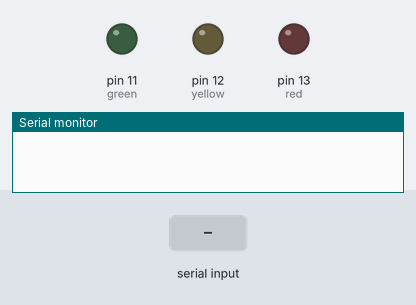
The sketch below on a simulated Arduino Uno, built with avr-gcc and run on an emulated ATmega328P. On the bench: output pins drawn as LEDs (lit = HIGH), the last lines printed to the serial monitor. Dashed ring = blinking. Inputs (shaded band) come from the test bench.

Above: at 1.2 s.
1.3 s: "S" received over Serial
At 1.7 s:
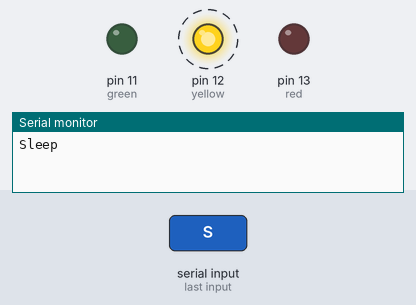
4.3 s: "N" received over Serial
At 4.9 s:
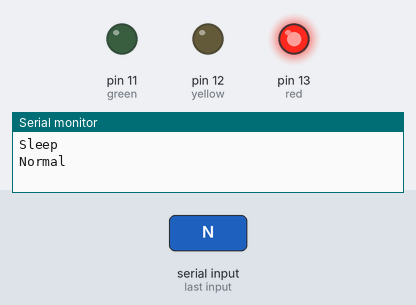
5.8 s: "G" received over Serial
At 9.1 s:
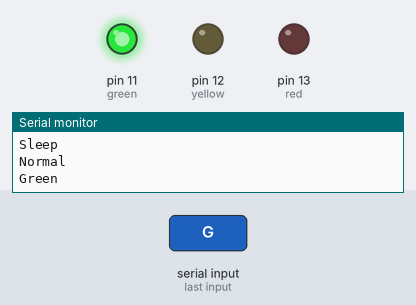
Timing chart, 0 to 10.6 s (numbered marks = the images above; inputs shaded):
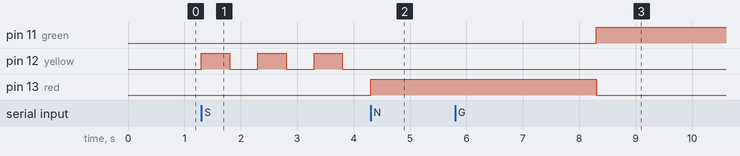

Measured:
- after the input at 1.3 s, pin 12 (yellow): alternates HIGH for 0.50 s and LOW for 0.50 s, starting at once
- after the input at 4.3 s, pin 12 (yellow): stays LOW (without the input it goes to HIGH after 0.00 s); pin 13 (red): LOW → HIGH at once
- after the input at 5.8 s, pin 11 (green): LOW → HIGH after 2.5 s instead of 4.0 s; pin 12 (yellow): stays LOW (without the input it goes to HIGH after 2.5 s); pin 13 (red): HIGH → LOW after 2.5 s instead of 4.0 s

The sketch:

sketch_oct15a.ino
```cpp
int red = 13;
int yellow = 12;
int green = 11;

char command;

bool onExit = false;

void setup()
{
  pinMode(red, OUTPUT);
  pinMode(yellow, OUTPUT);
  pinMode(green, OUTPUT);
  Serial.begin(9600);
}

void loop()
{
  char incomingChar;
  if(Serial.available() || onExit)
  {
    incomingChar = Serial.read();
    if(incomingChar == 'N' || incomingChar == 'S' ||
      incomingChar == 'R' || incomingChar == 'G' || onExit)
    {
        if(!onExit)
          command  = incomingChar;
        switch(command)
        {
          case 'N':
          {
            powerLowPorts();
            Serial.println("Normal");
            break;
          }
          case 'S':
          {
            powerLowPorts();
            Serial.println("Sleep");
            break;
          }
          case 'R':
          {
            powerLowPorts();
            Serial.println("Red");
            break;
          }
          case 'G':
          {
            powerLowPorts();
            Serial.println("Green");
            break;
          }
        }
      onExit = false;
      }
    }
  switch(command)
  {
    case 'N':    normalMode();    break;
    case 'S':    sleepMode();    break;
    case 'R':    redMode();    break;
    case 'G':    greenMode();    break;
  }
}

void checkexit()
{
  if(Serial.available())
  {
    char  incomingChar = Serial.read();
    if(incomingChar == 'N' || incomingChar == 'S' ||
      incomingChar == 'R' || incomingChar == 'G')
    {
      onExit = true;
      command = incomingChar;
      powerLowPorts();
    }
  }
}

void powerLowPorts()
{
  digitalWrite(red, LOW);
  digitalWrite(green, LOW);
  digitalWrite(yellow, LOW);
}

void ping(int color,int t, int t1){
  digitalWrite(color, HIGH);
  delay(t);
  digitalWrite(color, LOW);
  delay(t1);
 }

void greenMode()
{
  digitalWrite(green, HIGH);
}

void redMode()
{
  digitalWrite(red, HIGH);
}

void sleepMode()
{
  ping(yellow,500, 500);
}

void normalMode()
{
  ping(red,4000,0);
  checkexit();
  if(onExit)
    return;
  digitalWrite(red, HIGH);
  ping(yellow,1500,0);
  checkexit();
  if(onExit)
    return;
  digitalWrite(red, LOW);
  ping(green,5000,0);
  checkexit();
  if(onExit)
    return;
  for(int i = 0; i < 3; i++)
  {
    ping(green,500,500);
    checkexit();
    if(onExit)
      return;
  }
  ping(green,500,0);
  checkexit();
  if(onExit)
    return;
  ping(yellow,2000, 0);
  checkexit();
  if(onExit)
    return;
}
```
